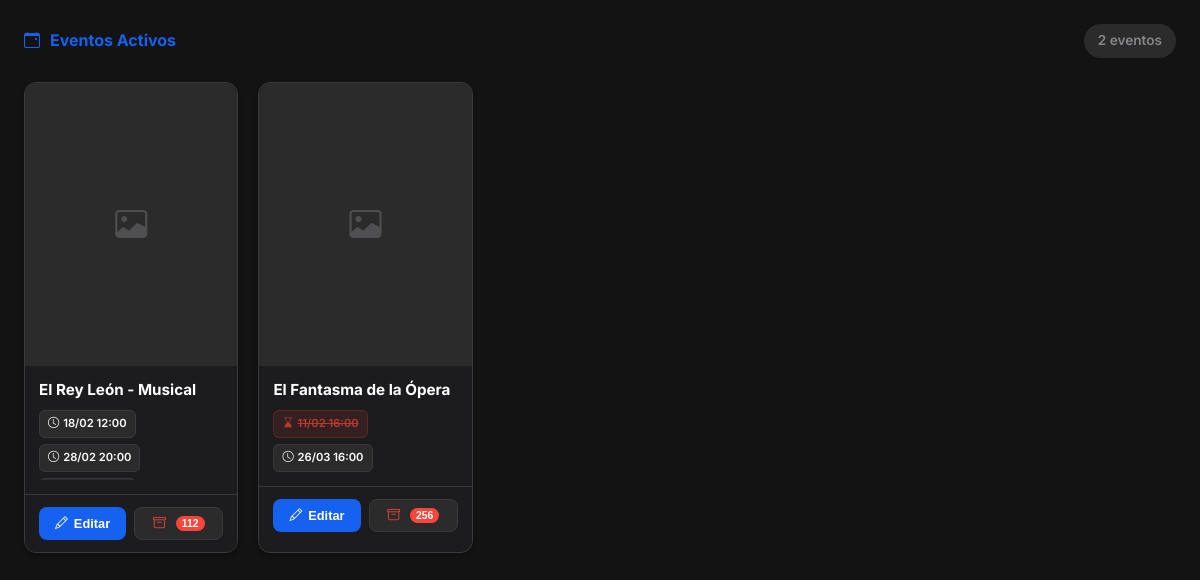
The page /evt_interfaz/act_evento.php (signed in) on the database its author committed.
### tables this page shows
CREATE TABLE IF NOT EXISTS `evento` (
  `id_evento` int NOT NULL AUTO_INCREMENT,
  `titulo` varchar(255) NOT NULL,
  `descripcion` text,
  `imagen` varchar(255) DEFAULT NULL,
  `tipo` int NOT NULL COMMENT '1 = 420 asientos, 2 = 540 asientos',
  `inicio_venta` datetime NOT NULL,
  `cierre_venta` datetime NOT NULL,
  `finalizado` int NOT NULL DEFAULT '0' COMMENT '0=activo, 1=finalizado',
  `mapa_json` text COMMENT 'Almacena las asignaciones del mapa en formato JSON',
  PRIMARY KEY (`id_evento`)
);

CREATE TABLE IF NOT EXISTS `funciones` (
  `id_funcion` int NOT NULL AUTO_INCREMENT,
  `id_evento` int NOT NULL,
  `fecha_hora` datetime NOT NULL,
  `estado` tinyint(1) NOT NULL,
  PRIMARY KEY (`id_funcion`),
  KEY `id_evento_idx` (`id_evento`)
);

### evt_interfaz/act_evento.php (the view, shortened to what this page needs)
<?php
include "../conexion.php";
$conn->query("UPDATE funciones SET estado = 1 WHERE fecha_hora < NOW() AND estado = 0");
$activos = $conn->query("
    SELECT e.*, COALESCE(b.total, 0) as boletos_vendidos
    FROM trt_25.evento e
    LEFT JOIN (
        SELECT id_evento, COUNT(*) as total
        FROM boletos
        WHERE estatus = 1
        GROUP BY id_evento
    ) b ON e.id_evento = b.id_evento
    WHERE e.finalizado = 0
    ORDER BY e.inicio_venta DESC
");
?>
<!DOCTYPE html>
<html lang="es">
<head>
    <link rel="stylesheet" href="https://cdn.jsdelivr.net/npm/bootstrap-icons@1.11.3/font/bootstrap-icons.min.css">
    <link rel="stylesheet" href="../assets/css/teatro-style.css">
</head>
<body>
    <div class="content-wrapper">
        <div class="page-header">
            <h4><i class="bi bi-calendar-event"></i> Eventos Activos</h4>
            <span class="badge-count">
                <?= $activos->num_rows ?> eventos
            </span>
        </div>
        <?php if ($activos && $activos->num_rows > 0): ?>
            <div class="events-grid">
                <?php
                $delay = 0;
                while ($e = $activos->fetch_assoc()):
                    $delay += 40;
                    $img = '';
                    $id_evt = $e['id_evento'];
                    $sql_func = "SELECT fecha_hora, estado FROM funciones WHERE id_evento = $id_evt ORDER BY fecha_hora ASC";
                    $res_func = $conn->query($sql_func);
                    $funciones = [];
                    if ($res_func) {
                        while ($f = $res_func->fetch_assoc()) {
                            $funciones[] = $f;
                        }
                    }
                    ?>
                    <div class="event-card" style="animation-delay: <?= $delay ?>ms">
                        <div class="card-img-container">
                            <?php if ($img): ?>
                                <img src="<?= htmlspecialchars($img) ?>" class="card-img" loading="lazy"
                                    alt="<?= htmlspecialchars($e['titulo']) ?>">
                            <?php else: ?>
                                <i class="bi bi-image" style="font-size: 2rem; color: var(--text-muted); opacity: 0.4;"></i>
                            <?php endif; ?>
                        </div>
                        <div class="card-body">
                            <h6 class="card-title" title="<?= htmlspecialchars($e['titulo']) ?>">
                                <?= htmlspecialchars($e['titulo']) ?>
                            </h6>
                            <div class="funcs-container">
                                <?php if (count($funciones) > 0): ?>
                                    <?php foreach ($funciones as $f):
                                        $esVencida = ($f['estado'] == 1) || (strtotime($f['fecha_hora']) < time());
                                        $clase = $esVencida ? 'expired' : 'active';
                                        $icono = $esVencida ? 'bi-hourglass-bottom' : 'bi-clock';
                                        ?>
                                        <span class="func-badge <?= $clase ?>"><i class="bi <?= $icono ?>"></i>
                                            <?= date('d/m H:i', strtotime($f['fecha_hora'])) ?>
                                        </span>
                                    <?php endforeach; ?>
                                <?php else: ?>
                                    <span class="func-badge"
                                        style="background: var(--danger-bg); color: var(--danger); border: 1px solid rgba(255,69,58,0.3);">Sin
                                        funciones</span>
                                <?php endif; ?>
                            </div>
                        </div>
                        <div class="card-footer">
                            <button onclick="window.location.href='editar_evento.php?id=<?= $e['id_evento'] ?>'"
                                class="btn-card primary"><i class="bi bi-pencil"></i> Editar</button>
                            <button class="btn-card danger"
                                onclick="prepararArchivado(<?= $e['id_evento'] ?>, '<?= addslashes($e['titulo']) ?>', <?= (int) $e['boletos_vendidos'] ?>)"
                                title="Mover al Historial">
                                <i class="bi bi-archive"></i>
                                <?php if ($e['boletos_vendidos'] > 0): ?><span class="boletos-badge">
                                        <?= $e['boletos_vendidos'] ?>
                                    </span>
                                <?php endif; ?>
                            </button>
                        </div>
                    </div>
                <?php endwhile; ?>
            </div>
        <?php endif; ?>
    </div>
</body>
</html>

### assets/css/teatro-style.css (style rules this page uses)
:root { --bg-primary: #131313; --bg-secondary: #1c1c1e; --bg-tertiary: #2b2b2b; --bg-card: #1c1c1e; --bg-hover: #3a3a3c; --text-primary: #ffffff; --text-secondary: #a1a1a6; --text-muted: #86868b; --text-disabled: #636366; --accent-blue: #1561f0; --accent-blue-hover: #0d4fc4; --accent-purple: #a855f7; --accent-pink: #ec4899; --success: #32d74b; --success-bg: rgba(50, 215, 75, 0.15); --warning: #ff9f0a; --warning-bg: rgba(255, 159, 10, 0.15); --danger: #ff453a; --danger-bg: rgba(255, 69, 58, 0.15); --info: #64d2ff; --border-color: #3a3a3c; --border-light: #48484a; --gradient-primary: linear-gradient(135deg, #1561f0 0%, #a855f7 100%); --gradient-secondary: linear-gradient(135deg, #a855f7 0%, #ec4899 100%); --gradient-success: linear-gradient(135deg, #32d74b 0%, #30b048 100%); --gradient-danger: linear-gradient(135deg, #ff453a 0%, #d93025 100%); --gradient-dark: linear-gradient(180deg, #1c1c1e 0%, #131313 100%); --font-family: 'Inter', -apple-system, BlinkMacSystemFont, 'SF Pro Display', sans-serif; --shadow-sm: 0 2px 4px rgba(0, 0, 0, 0.3); --shadow-md: 0 4px 12px rgba(0, 0, 0, 0.4); --shadow-lg: 0 8px 24px rgba(0, 0, 0, 0.5); --shadow-xl: 0 16px 48px rgba(0, 0, 0, 0.6); --shadow-glow: 0 0 30px rgba(21, 97, 240, 0.3); --radius-sm: 8px; --radius-md: 12px; --radius-lg: 16px; --radius-xl: 24px; --radius-full: 9999px; --transition-fast: 0.15s ease; --transition-normal: 0.25s ease; --transition-slow: 0.4s ease; }
* { margin: 0; padding: 0; box-sizing: border-box; }
body { font-family: var(--font-family); background: var(--bg-primary); color: var(--text-primary); line-height: 1.6; min-height: 100vh; -webkit-font-smoothing: antialiased; -moz-osx-font-smoothing: grayscale; }

### evt_interfaz/act_evento.php (style rules this page uses)
body { opacity: 0; transition: opacity 0.4s; }
body.loaded { opacity: 1; }
.content-wrapper { padding: 24px; }
.page-header { display: flex; justify-content: space-between; align-items: center; margin-bottom: 24px; }
.page-header h4 { margin: 0; font-weight: 700; color: var(--accent-blue); display: flex; align-items: center; gap: 10px; }
.badge-count { background: var(--bg-tertiary); color: var(--text-muted); padding: 6px 14px; border-radius: var(--radius-full); font-size: 0.85rem; font-weight: 600; }
.events-grid { display: grid; grid-template-columns: repeat(auto-fill, minmax(180px, 1fr)); gap: 20px; }
.event-card { border: 1px solid var(--border-color); border-radius: var(--radius-md); box-shadow: var(--shadow-sm); background: var(--bg-card); overflow: hidden; transition: var(--transition-normal); animation: cardEntry 0.4s ease forwards; opacity: 0; transform: translateY(15px); }
.card-img-container { width: 100%; aspect-ratio: 3 / 4; background-color: var(--bg-tertiary); position: relative; display: flex; align-items: center; justify-content: center; overflow: hidden; }
.card-body { padding: 14px; display: flex; flex-direction: column; gap: 10px; }
.card-title { font-size: 0.95rem; font-weight: 700; margin: 0; line-height: 1.3; color: var(--text-primary); white-space: nowrap; overflow: hidden; text-overflow: ellipsis; }
.funcs-container { display: flex; flex-wrap: wrap; gap: 6px; max-height: 70px; overflow-y: auto; }
.func-badge { font-size: 0.7rem; padding: 4px 8px; border-radius: 6px; white-space: nowrap; font-weight: 600; display: inline-flex; align-items: center; gap: 4px; }
.func-badge.active { background: var(--bg-tertiary); color: var(--text-primary); border: 1px solid var(--border-color); }
.func-badge.expired { background: var(--danger-bg); color: var(--danger); border: 1px solid rgba(255, 69, 58, 0.3); text-decoration: line-through; opacity: 0.7; }
.card-footer { padding: 12px 14px; background: var(--bg-secondary); border-top: 1px solid var(--border-color); display: flex; gap: 8px; }
.btn-card { flex: 1; padding: 8px 12px; border: none; border-radius: var(--radius-sm); font-size: 0.8rem; font-weight: 600; cursor: pointer; transition: var(--transition-fast); display: flex; align-items: center; justify-content: center; gap: 6px; }
.btn-card.primary { background: var(--accent-blue); color: white; }
.btn-card.danger { background: var(--bg-tertiary); color: var(--danger); border: 1px solid var(--border-color); }
.boletos-badge { background: var(--danger); color: white; font-size: 0.65rem; padding: 2px 6px; border-radius: 10px; margin-left: 4px; font-weight: 700; }

### rows shown on the page
evento: titulo "El Rey León - Musical", boletos_vendidos "112"
funciones: estado 0 (drawn), fecha_hora "18/02 12:00"
funciones: estado 0 (drawn), fecha_hora "28/02 20:00"
evento: titulo "El Fantasma de la Ópera", boletos_vendidos "256"
funciones: estado 0 (drawn), fecha_hora "11/02 16:00"
funciones: estado 0 (drawn), fecha_hora "26/03 16:00"

### other values the page prints
$activos->num_rows "2"
